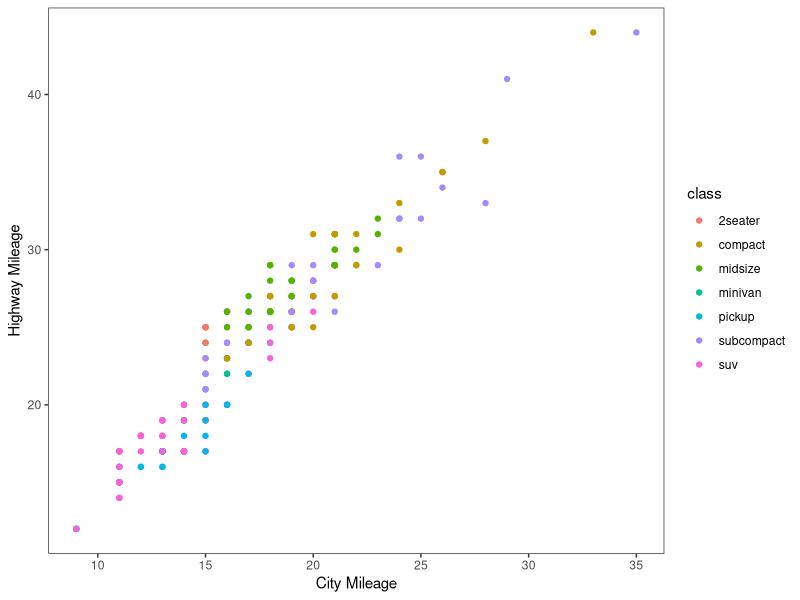
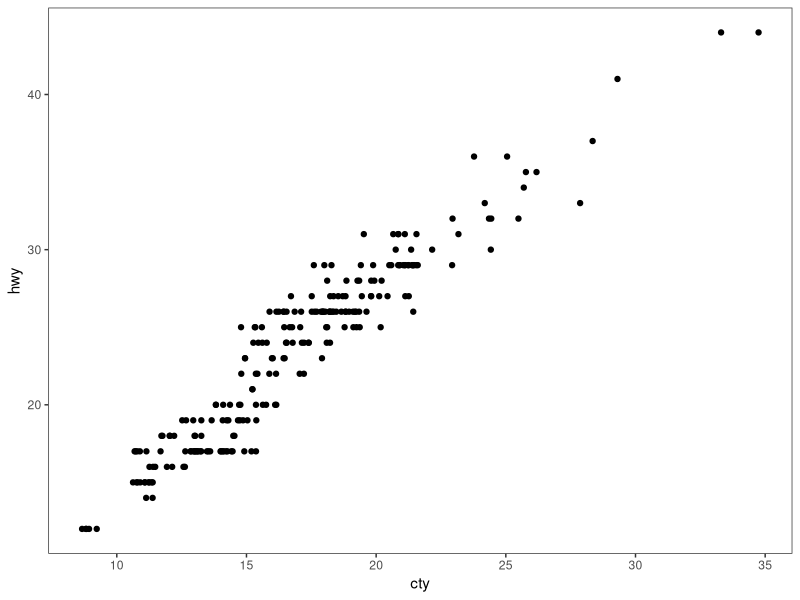
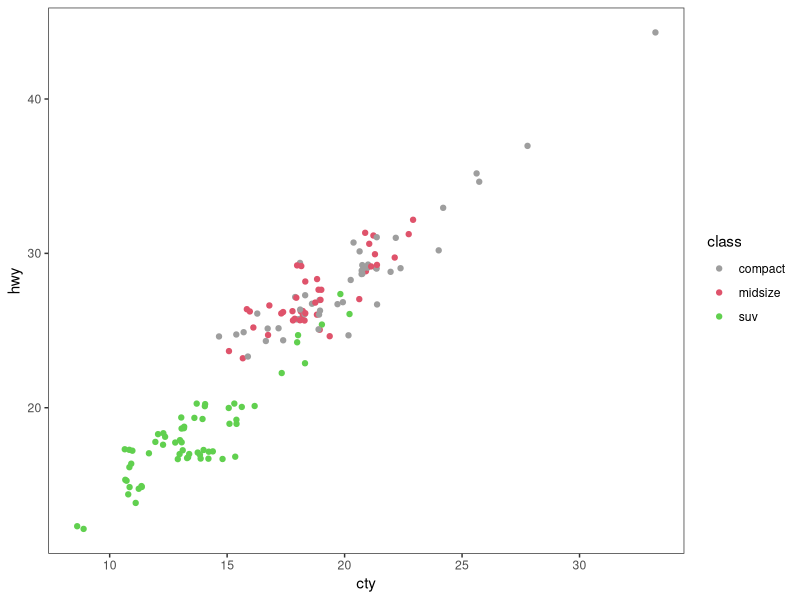
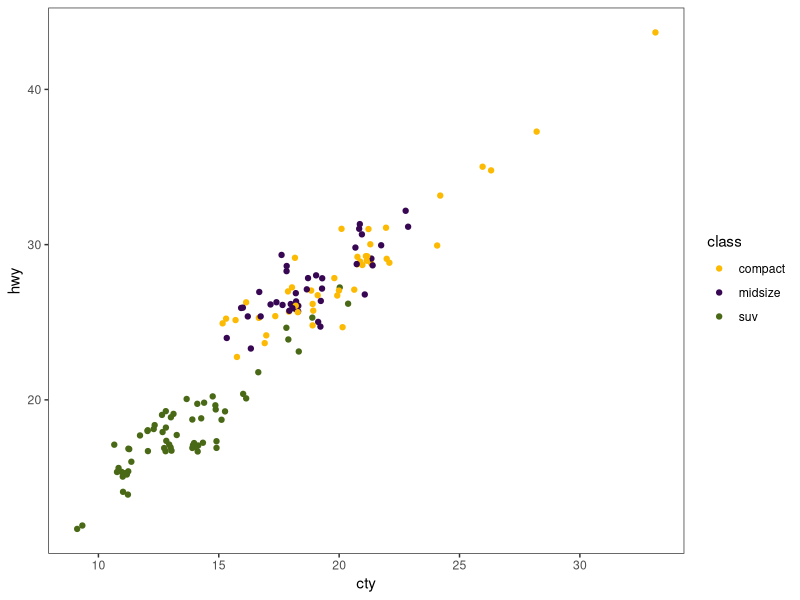
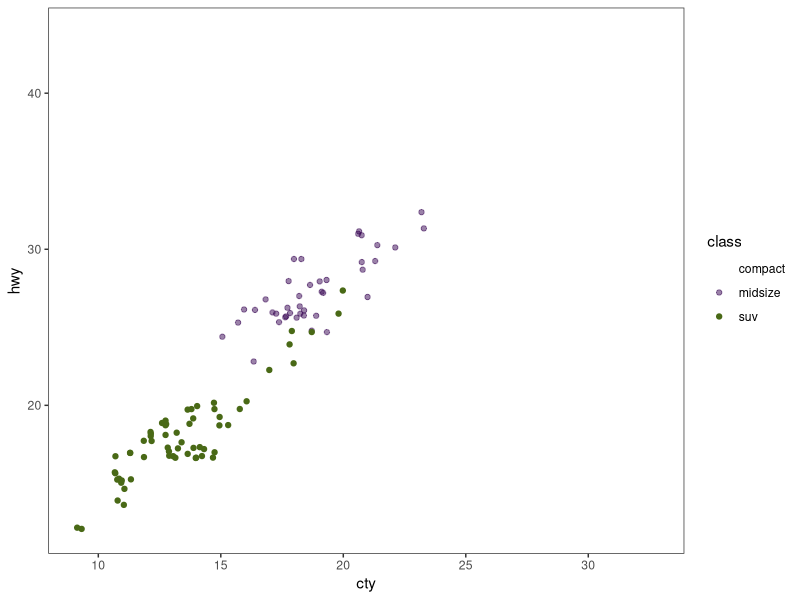
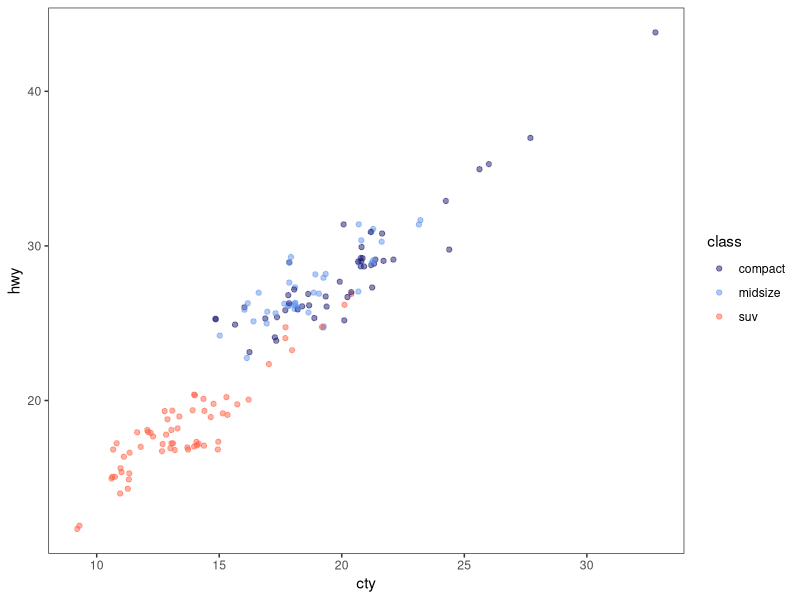

Here is the R script that generated these plots, in order:
## ---- chunk 1
library(tidyverse)
## ---- chunk 2
theme_set(theme_bw())
theme_update(panel.grid.major = element_blank(),
             panel.grid.minor = element_blank())
## ---- chunk 3
data(mpg, package = "ggplot2")
## ---- chunk 4
ggplot(data=mpg, aes(x=cty, y=hwy, color=class)) + 
  geom_point() +
  xlab('City Mileage') + ylab('Highway Mileage')
## ---- chunk 5
ggplot(data=mpg, aes(x=cty, y=hwy)) + 
  geom_jitter(width=0.5, height=0)
## ---- chunk 6
mpgSubset <- mpg %>% 
  filter(class %in% c('compact', 'midsize', 'suv'))
## ---- chunk 7
ggplot(data=mpgSubset, aes(x=cty, y=hwy, color=class)) +
  geom_jitter() +
  scale_color_manual(values=c(576, 378, 267))
## ---- chunk 8
ggplot(data=mpgSubset, aes(x=cty, y=hwy, color=class)) +
  geom_jitter() +
  scale_color_manual(values=c('#FCBA03', '#380754', '#496916'))
## ---- chunk 9
ggplot(data=mpgSubset, aes(x=cty, y=hwy, color=class)) +
  geom_jitter() +
  scale_color_manual(values=c('#FCBA0300', '#38075480', '#496916FF'))
## ---- chunk 10
ggplot(data=mpgSubset, aes(x=cty, y=hwy, color=class)) +
  geom_jitter() +
  scale_color_manual(values=c(rgb(.10, .10, .44, .5), rgb(.39, .58, .93, .5), rgb(1.0, .39, .28, .5)))
